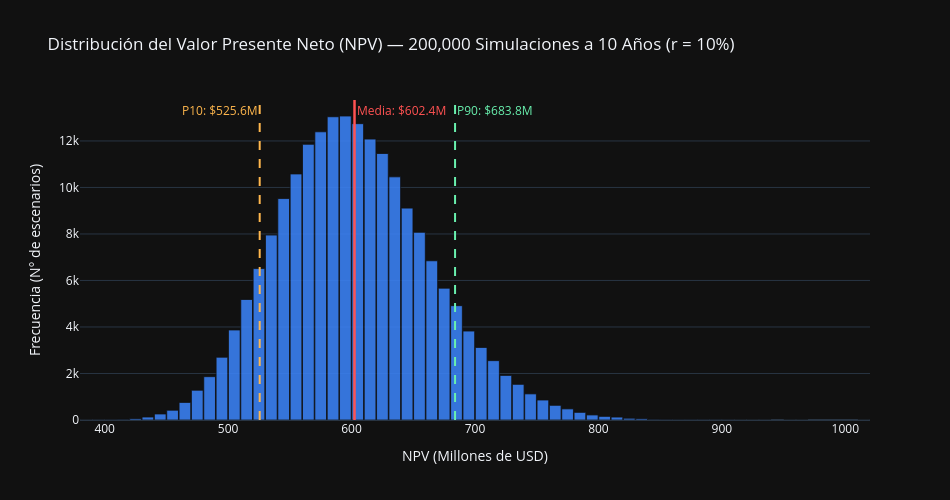

Here is the notebook cell this chart was saved with:
### Code cell
# ------------------------------------------------------------------------------
# GRÁFICA 3: Distribución de Frecuencias del NPV (DCF)
# ------------------------------------------------------------------------------
fig_npv = go.Figure()

fig_npv.add_trace(
    go.Histogram(
        x=NPV_distribution,
        nbinsx=70,
        marker_color='#3b82f6',
        marker_line_color='#111111',
        marker_line_width=0.8,
        opacity=0.88,
        name='Frecuencia NPV',
    )
)

# Líneas verticales para Media, P10 y P90
fig_npv.add_vline(
    x=mean_npv,
    line_dash='solid',
    line_color='#ff5252',
    line_width=2.5,
    annotation_text=f'Media: ${mean_npv:,.1f}M',
    annotation_position='top right',
    annotation_font_color='#ff5252',
)

fig_npv.add_vline(
    x=p10_npv,
    line_dash='dash',
    line_color='#ffb74d',
    line_width=2,
    annotation_text=f'P10: ${p10_npv:,.1f}M',
    annotation_position='top left',
    annotation_font_color='#ffb74d',
)

fig_npv.add_vline(
    x=p90_npv,
    line_dash='dash',
    line_color='#69f0ae',
    line_width=2,
    annotation_text=f'P90: ${p90_npv:,.1f}M',
    annotation_position='top right',
    annotation_font_color='#69f0ae',
)

fig_npv.update_layout(
    title=f'Distribución del Valor Presente Neto (NPV) — {N_SIMS:,} Simulaciones a {N_YEARS} Años (r = {WACC:.0%})',
    xaxis_title='NPV (Millones de USD)',
    yaxis_title='Frecuencia (N° de escenarios)',
    template='plotly_dark',
    width=950,
    height=500,
    bargap=0.05,
    showlegend=False,
)
fig_npv.show()

### Figure 1 — Plotly figure (JSON) as saved in the notebook; plotly's stock layout.template omitted (floating-point values rounded to 4 significant figures; data arrays with more than 128 entries replaced by an {"elided": "..."} marker saying what was removed)
{"data": [{"marker": {"color": "#3b82f6", "line": {"color": "#111111", "width": 0.8}}, "name": "Frecuencia NPV", "nbinsx": 70, "opacity": 0.88, "type": "histogram", "x": {"elided": "200000 float values"}}], "layout": {"annotations": [{"font": {"color": "#ff5252"}, "showarrow": false, "text": "Media: $602.4M", "x": 602.4, "xanchor": "left", "xref": "x", "y": 1, "yanchor": "top", "yref": "y domain"}, {"font": {"color": "#ffb74d"}, "showarrow": false, "text": "P10: $525.6M", "x": 525.6, "xanchor": "right", "xref": "x", "y": 1, "yanchor": "top", "yref": "y domain"}, {"font": {"color": "#69f0ae"}, "showarrow": false, "text": "P90: $683.8M", "x": 683.8, "xanchor": "left", "xref": "x", "y": 1, "yanchor": "top", "yref": "y domain"}], "bargap": 0.05, "height": 500, "shapes": [{"line": {"color": "#ff5252", "dash": "solid", "width": 2.5}, "type": "line", "x0": 602.4, "x1": 602.4, "xref": "x", "y0": 0, "y1": 1, "yref": "y domain"}, {"line": {"color": "#ffb74d", "dash": "dash", "width": 2}, "type": "line", "x0": 525.6, "x1": 525.6, "xref": "x", "y0": 0, "y1": 1, "yref": "y domain"}, {"line": {"color": "#69f0ae", "dash": "dash", "width": 2}, "type": "line", "x0": 683.8, "x1": 683.8, "xref": "x", "y0": 0, "y1": 1, "yref": "y domain"}], "showlegend": false, "title": {"text": "Distribución del Valor Presente Neto (NPV) — 200,000 Simulaciones a 10 Años (r = 10%)"}, "width": 950, "xaxis": {"title": {"text": "NPV (Millones de USD)"}}, "yaxis": {"title": {"text": "Frecuencia (N° de escenarios)"}}}}
